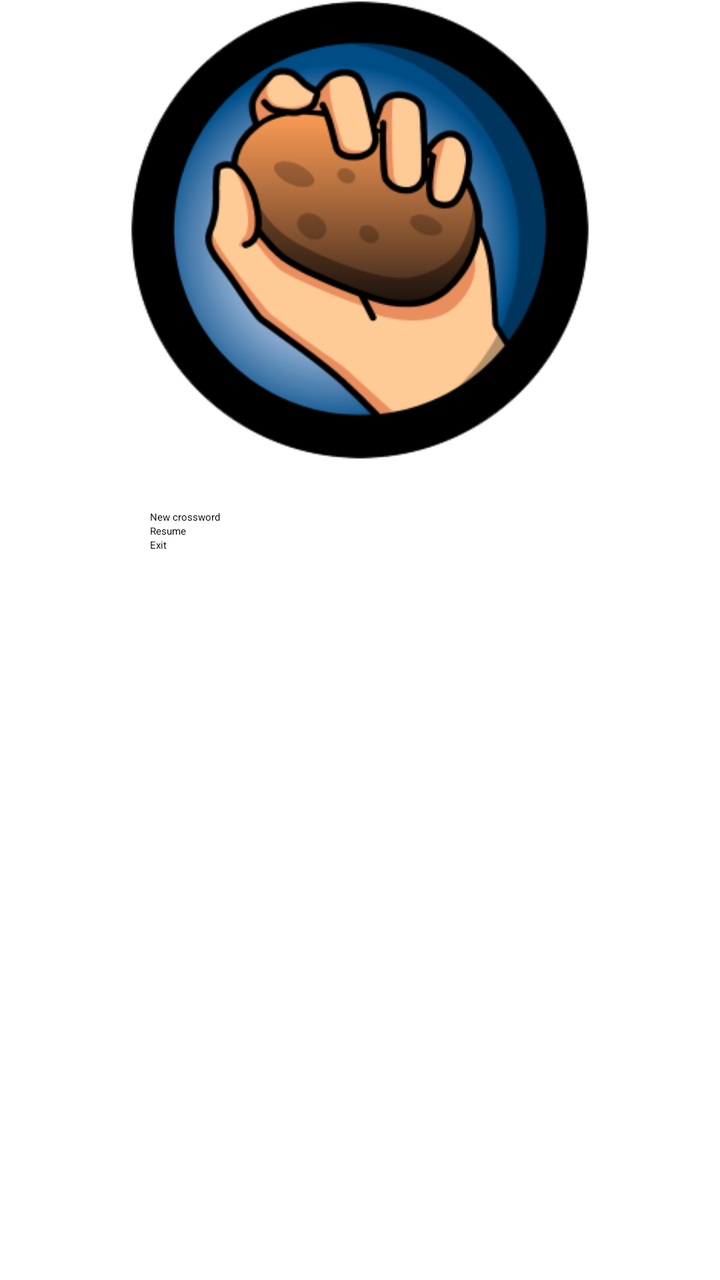
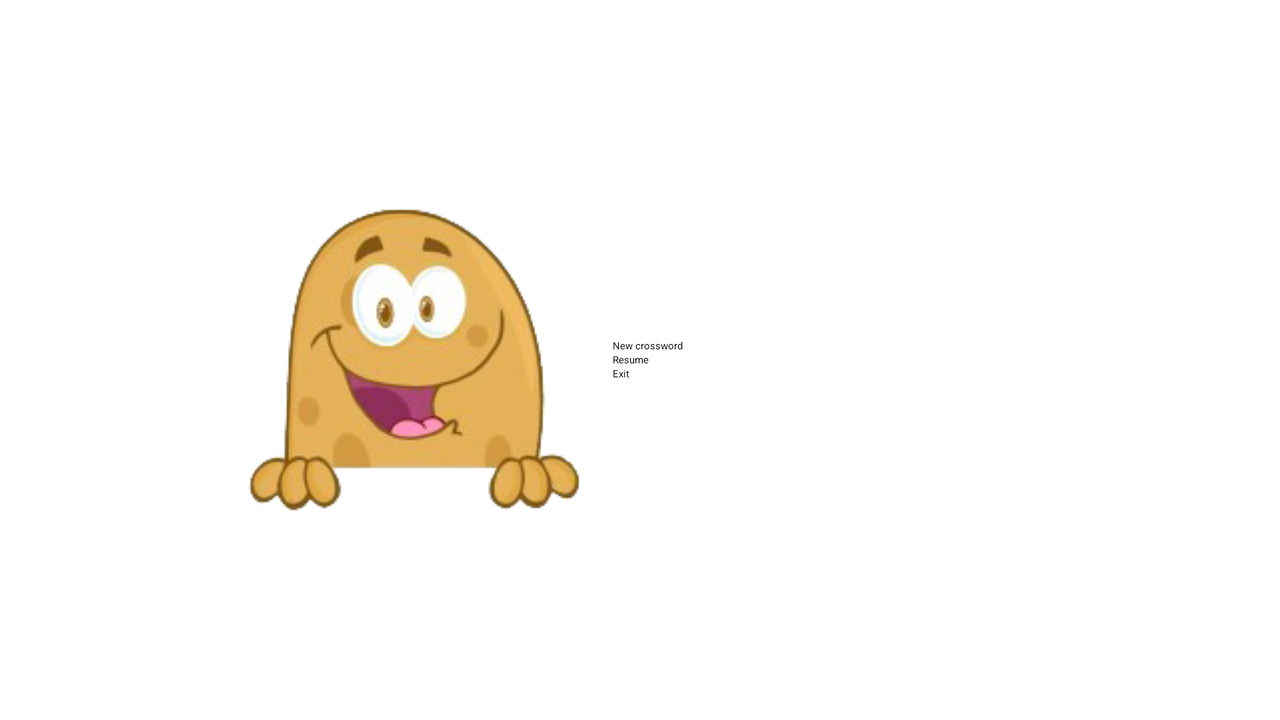

Compare how this app lays out the same screen by default and in its alternative resource folder. The renders come first, then the two layout files and the values they reference.
<!-- AndroidManifest.xml: activity theme Theme.Potato -->
<!-- res/layout/activity_main.xml -->
<?xml version="1.0" encoding="utf-8"?>
<LinearLayout xmlns:android="http://schemas.android.com/apk/res/android"
              android:orientation="vertical"
              android:layout_width="match_parent"
              android:layout_height="match_parent">

    <ImageView
        android:layout_width="230dp"
        android:layout_height="230dp"
        android:id="@+id/imageView"
        android:layout_gravity="center_horizontal"
        android:src="@drawable/hbs_logo"
        android:contentDescription="HotPotatoes Logo"/>

    <Space
        android:layout_width="fill_parent"
        android:layout_height="10dp"
        android:layout_marginBottom="15dp"/>

    <Button
        android:layout_width="210dp"
        android:layout_height="wrap_content"
        android:text="New crossword"
        android:id="@+id/new_crossword_button"
        android:layout_gravity="center_horizontal"
        android:onClick="newCrossword"/>

    <Button
        android:layout_width="210dp"
        android:layout_height="wrap_content"
        android:text="Resume"
        android:id="@+id/resume_button"
        android:layout_gravity="center_horizontal"
        android:onClick="resumeCrossword"/>

    <Button
        android:layout_width="210dp"
        android:layout_height="wrap_content"
        android:text="Exit"
        android:id="@+id/exit_button"
        android:layout_gravity="center_horizontal"
        android:onClick="exit"/>
</LinearLayout>
<!-- resources referenced by this layout -->
<resources>
  <!-- drawable hbs_logo: png bitmap (drawable, 44026 bytes) -->
  <style name="Theme.Potato" parent="Theme.Sherlock.Light">
          <item name="android:actionBarStyle">@style/Theme.Potato.ActionBar</item>
          <item name="actionBarStyle">@style/Theme.Potato.ActionBar</item>
      </style>
  <style name="Theme.Potato.ActionBar" parent="Widget.Sherlock.Light.ActionBar.Solid">
          <item name="android:showDividers">none</item>
          <item name="android:divider">@null</item>
          <item name="divider">@null</item>
      </style>
</resources>
<!-- res/layout-land/activity_main.xml (the repository's variant of the layout above) -->
<!-- drawn on the phone turned sideways -->
<?xml version="1.0" encoding="utf-8"?>
<LinearLayout xmlns:android="http://schemas.android.com/apk/res/android"
              android:orientation="horizontal"
              android:layout_width="match_parent"
              android:layout_height="match_parent"
              android:gravity="center">

    <ImageView
        android:layout_width="wrap_content"
        android:layout_height="wrap_content"
        android:id="@+id/imageView"
        android:layout_gravity="center"
        android:src="@drawable/potato_logo"
        android:contentDescription="@string/logo_descr"/>

    <Space
        android:layout_width="15dp"
        android:layout_height="fill_parent"
        />

    <LinearLayout
                  android:orientation="vertical"
                  android:layout_width="wrap_content"
                  android:layout_height="wrap_content">
        <Button
            android:layout_width="210dp"
            android:layout_height="wrap_content"
            android:text="@string/new_crossword"
            android:id="@+id/new_crossword_button"
            android:layout_gravity="center_horizontal"
            android:onClick="newCrossword"/>

        <Button
            android:layout_width="210dp"
            android:layout_height="wrap_content"
            android:text="@string/resume"
            android:id="@+id/resume_button"
            android:layout_gravity="center_horizontal"
            android:onClick="resumeCrossword"/>

        <Button
            android:layout_width="210dp"
            android:layout_height="wrap_content"
            android:text="@string/exit"
            android:id="@+id/exit_button"
            android:layout_gravity="center_horizontal"
            android:onClick="exit"/>
    </LinearLayout>

</LinearLayout>
<!-- resources referenced by the variant -->
<!-- as the phone turned sideways resolves them -->
<resources>
  <!-- drawable potato_logo: png bitmap (drawable, 30187 bytes) -->
  <string name="exit">Exit</string>
  <string name="logo_descr">HotPotatoes Logo</string>
  <string name="new_crossword">New crossword</string>
  <string name="resume">Resume</string>
  <style name="Theme.Potato" parent="Theme.Sherlock.Light">
          <item name="android:actionBarStyle">@style/Theme.Potato.ActionBar</item>
          <item name="actionBarStyle">@style/Theme.Potato.ActionBar</item>
      </style>
  <style name="Theme.Potato.ActionBar" parent="Widget.Sherlock.Light.ActionBar.Solid">
          <item name="android:showDividers">none</item>
          <item name="android:divider">@null</item>
          <item name="divider">@null</item>
      </style>
</resources>
